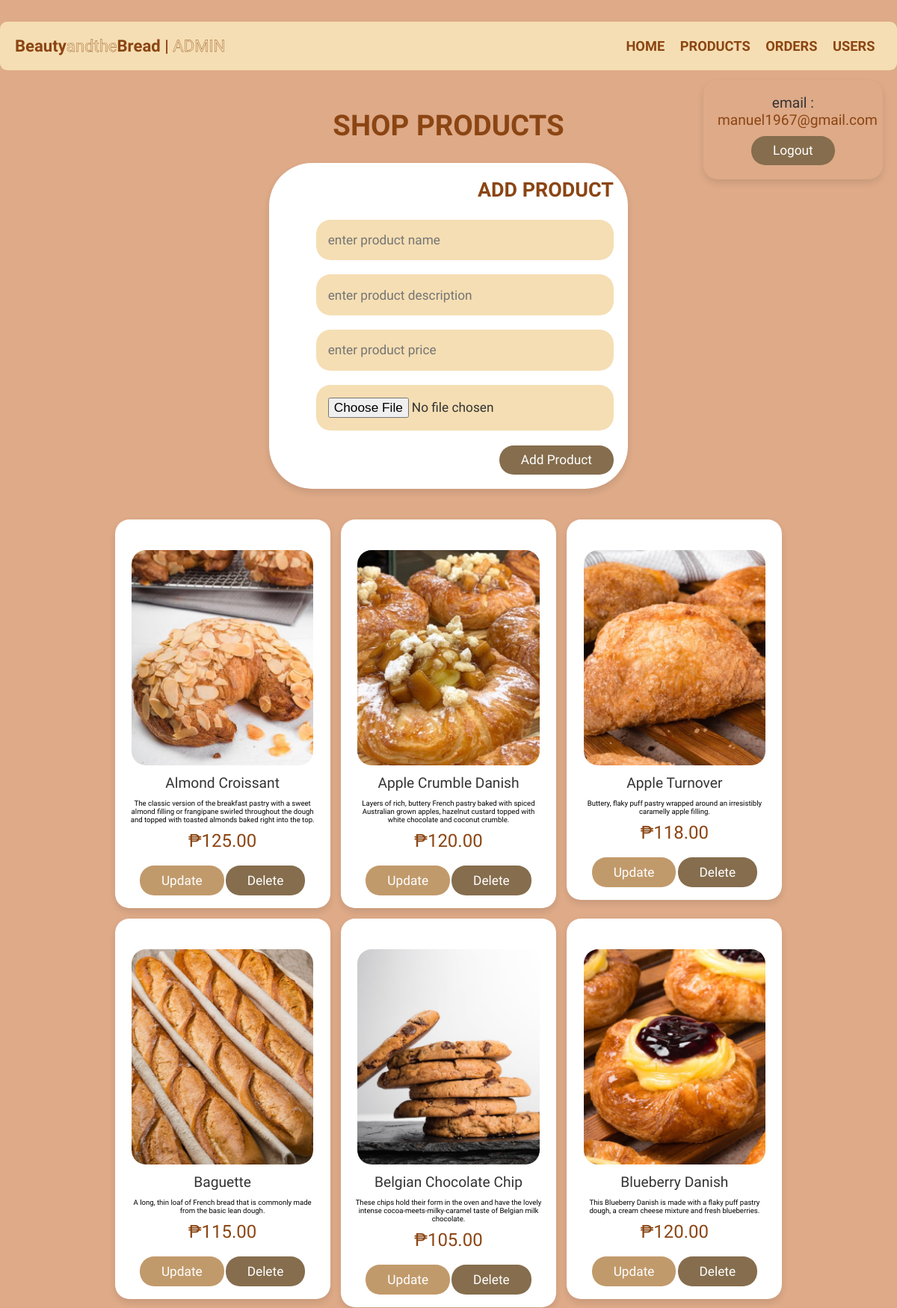
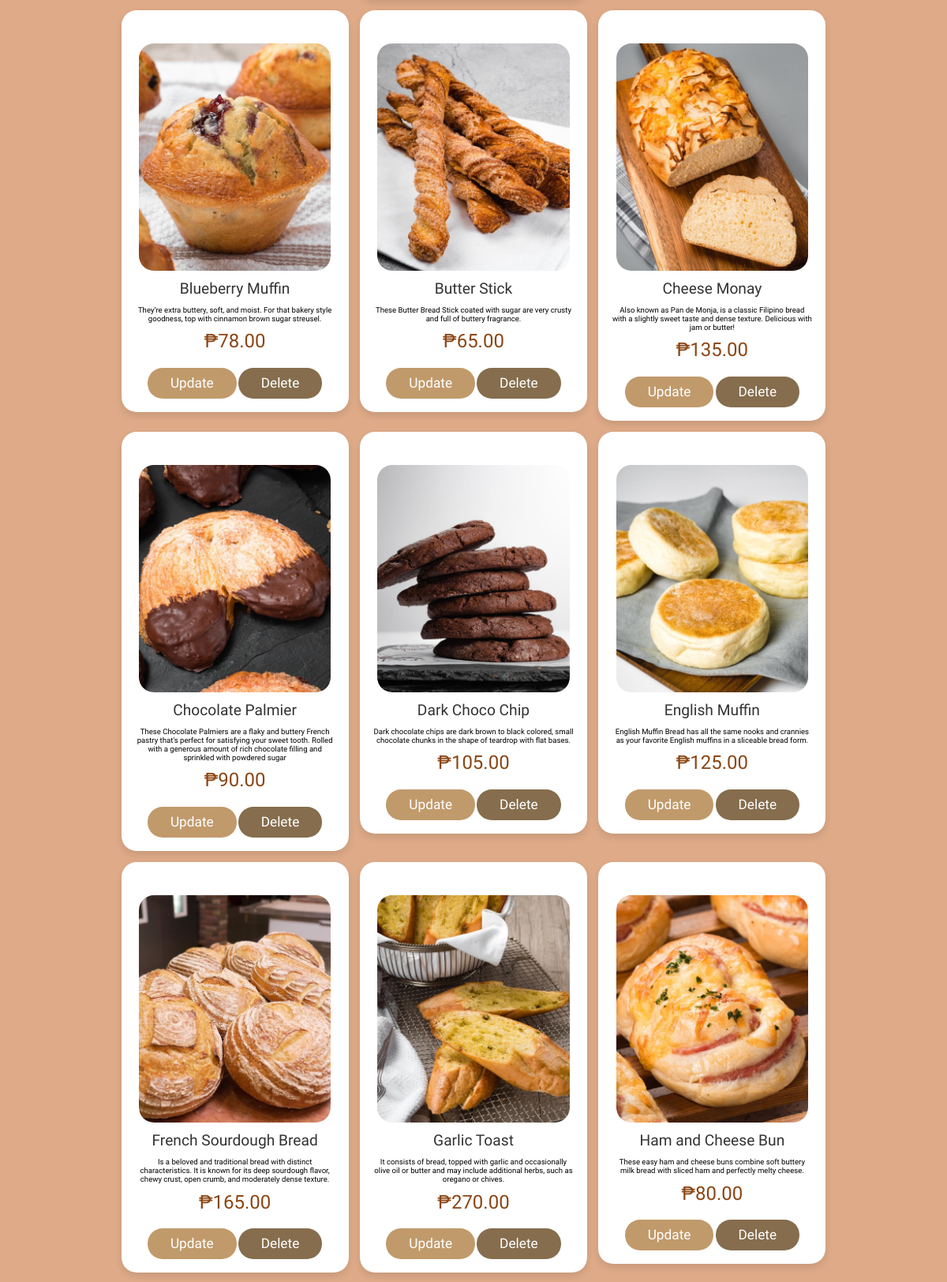
The app's page /admin_products.php (signed in, upper part) with its own data (2 pictures, top to bottom).
### tables this page shows
CREATE TABLE `products` (
  `id` int(100) NOT NULL,
  `name` varchar(100) NOT NULL,
  `description` varchar(200) NOT NULL,
  `price` decimal(10,2) NOT NULL,
  `image` varchar(100) NOT NULL
);

### admin_products.php (the view, shortened to what this page needs)
<?php
include 'config.php';
?>
<!DOCTYPE html>
<html lang="en">
<head>
   <link rel="stylesheet" href="https://cdnjs.cloudflare.com/ajax/libs/font-awesome/6.0.0/css/all.min.css">
   <link rel="stylesheet" href="css/admin_style.css">
</head>
<body>
<?php include 'admin_header.php'; ?>
<section class="add-products">
   <h1 class="title">shop products</h1>
   <form action="" method="post" enctype="multipart/form-data">
      <h3>add product</h3>
      <input type="text" name="name" class="box" placeholder="enter product name" required>
      <input type="text" name="description" class="box" placeholder="enter product description" required>
      <input type="number" min="0" name="price" class="box" placeholder="enter product price" required>
      <input type="file" name="image" accept="image/jpg, image/jpeg, image/png" class="box" required>
      <input type="submit" value="add product" name="add_product" class="btn">
   </form>
</section>
<section class="show-products">
   <div class="box-container">
      <?php
         $select_products = mysqli_query($conn, "SELECT * FROM `products`") or die('query failed');
         if(mysqli_num_rows($select_products) > 0){
            while($fetch_products = mysqli_fetch_assoc($select_products)){
      ?>
      <div class="box">
         <img src="uploaded_img/<?php echo $fetch_products['image']; ?>" alt="">
         <div class="name"><?php echo $fetch_products['name']; ?></div>
         <div class="description"><?php echo $fetch_products['description']; ?></div>
         <div class="price">₱<?php echo $fetch_products['price']; ?></div>
         <a href="admin_products.php?update=<?php echo $fetch_products['id']; ?>" class="option-btn">update</a>
         <a href="admin_products.php?delete=<?php echo $fetch_products['id']; ?>" class="delete-btn" onclick="return confirm('delete this product?');">delete</a>
      </div>
      <?php
         }
      }else{
         echo '<p class="empty">no products added yet!</p>';
      }
      ?>
   </div>
</section>
</body>
</html>

### admin_header.php (shortened to what this page needs)
<header class="header">
   <div class="flex">
      <a href="admin_page.php" class="logo">Beauty<span>andthe</span>Bread | <span>ADMIN</span></a>
      <nav class="navbar">
         <a href="admin_page.php">HOME</a>
         <a href="admin_products.php">PRODUCTS</a>
         <a href="admin_orders.php">ORDERS</a>
         <a href="admin_users.php">USERS</a>
      </nav>
      <div class="account-box">
         <p>email : <span><?php echo $_SESSION['admin_email']; ?></span></p>
         <a href="admin_logout.php" class="delete-btn">logout</a>
      </div>
   </div>
</header>

### css/admin_style.css (style rules this page uses)
:root { --palebrown:#987654; --frenchbistre: #856d4d; --brown: #8b4513; --wheat: #f5deb3; --tumbleweed: #deaa88; --woodbrown: #c19a6b; --purple:#8e44ad; --red:#c0392b; --orange:#f39c12; --black:#333; --white:#fff; --light-color:#666; --light-white:#ccc; --light-bg:#f5f5f5; --border:.1rem solid var(--black); --box-shadow:0 .5rem 1rem rgba(0,0,0,.1); }
* { font-family: 'Belleza', sans-serif; margin:0; padding:0; box-sizing: border-box; outline: none; border:none; text-decoration: none; transition:all .2s linear; }
html { font-size: 60%; overflow-x: hidden; }
body { background-color: var(--tumbleweed); }
section { padding:0.3rem 2rem; }
.title { text-align: center; margin-bottom: 3rem; margin-top: 6rem; text-transform: uppercase; color:var(--brown); font-size: 4rem; font-weight:900; }
.btn, .option-btn, .delete-btn, .white-btn { display: inline-block; margin-top: 1rem; padding:1rem 3rem; cursor:grab; color:var(--white); font-size: 1.8rem; border-radius: 2rem; text-transform: capitalize; }
.white-btn, .btn { background-color: var(--frenchbistre); }
.option-btn { background-color: var(--woodbrown); }
.delete-btn { background-color: var(--frenchbistre); }
.header { position: relative; border-radius: 1rem; margin-bottom: 2rem; top: 3rem; left:0; right:0; z-index: 1000; background-color: var(--wheat); }
.header .flex { display: flex; align-items: center; padding: 20px; justify-content: space-between; position: relative; max-width: 1300px; margin:0 auto; }
.header .flex .logo { font-size: 2.3rem; font-weight: bolder; color:var(--brown); }
.header .flex .logo span { font-weight: lighter; color: white; font-size: 2.3rem; -webkit-text-stroke-width: 0.4px; -webkit-text-stroke-color: var(--brown); color: transparent; }
.header .flex .navbar a { margin:0 0.9rem; margin-right: 1rem; font-size: 1.9rem; color:var(--brown); font-weight: 900; }
.header .flex .account-box { position: absolute; top:120%; right:2rem; width: 25rem; box-shadow: var(--box-shadow); padding:2rem; text-align: center; border-radius: 2rem; border:none; display:inline-block; animation: fadeIn .2s linear; }
.header .flex .account-box p { font-size: 2rem; color:var(--black); margin-bottom: 1rem; }
.header .flex .account-box p span { color:var(--brown); }
.header .flex .account-box .delete-btn { margin-top: 0; }
.add-products form { background-color: var(--white); border-radius: 6rem; padding:2rem; text-align:right; box-shadow: var(--box-shadow); max-width: 50rem; margin:0 auto; }
.add-products form h3 { font-size: 2.8rem; text-transform: uppercase; color:var(--brown); margin-bottom: 1.5rem; }
.add-products form .box { width: 90%; background-color: var(--wheat); border-radius: 2rem; margin:1rem 0; padding:1.8rem 1.6rem; color:var(--black); font-size: 1.8rem; }
.show-products .box-container { display: grid; grid-template-columns: repeat(auto-fit, 30rem); justify-content: center; gap:1.5rem; max-width: 1200px; margin:0 auto; align-items: flex-start; }
.show-products { padding-top: 4rem; }
.show-products .box-container .box { text-align: center; padding:1.8rem; border-radius: 2rem; box-shadow: var(--box-shadow); background-color: var(--white); }
.show-products .box-container .box img { height: 30rem; margin-top: 2.5rem; border-radius: 2rem; }
.show-products .box-container .box .name { padding:1rem 0; font-size: 2rem; color:var(--black); }
.show-products .box-container .box .price { padding:1rem 0; font-size: 2.5rem; color:var(--brown); }

### records on screen
products: image (picture), name "Almond Croissant", description "The classic version of the breakfast pastry with a sweet almond filling or frangipane swirled throughout the dough and topped with toasted almonds baked right into the top.", price "125.00"
products: image (picture), name "Apple Crumble Danish", description "Layers of rich, buttery French pastry baked with spiced Australian grown apples, hazelnut custard topped with white chocolate and coconut crumble.", price "120.00"
products: image (picture), name "Apple Turnover", description "Buttery, flaky puff pastry wrapped around an irresistibly caramelly apple filling.", price "118.00"
products: image (picture), name "Baguette", description "A long, thin loaf of French bread that is commonly made from the basic lean dough.", price "115.00"
products: image (picture), name "Belgian Chocolate Chip", description "These chips hold their form in the oven and have the lovely intense cocoa-meets-milky-caramel taste of Belgian milk chocolate.", price "105.00"
products: image (picture), name "Blueberry Danish", description "This Blueberry Danish is made with a flaky puff pastry dough, a cream cheese mixture and fresh blueberries.", price "120.00"
products: image (picture), name "Blueberry Muffin", description "They’re extra buttery, soft, and moist. For that bakery style goodness, top with cinnamon brown sugar streusel.", price "78.00"
products: image (picture), name "Butter Stick", description "These Butter Bread Stick coated with sugar are very crusty and full of buttery fragrance.", price "65.00"
products: image (picture), name "Cheese Monay", description "Also known as Pan de Monja, is a classic Filipino bread with a slightly sweet taste and dense texture. Delicious with jam or butter!", price "135.00"
products: image (picture), name "Chocolate Palmier", description "These Chocolate Palmiers are a flaky and buttery French pastry that's perfect for satisfying your sweet tooth. Rolled with a generous amount of rich chocolate filling and sprinkled with powdered sugar", price "90.00"
products: image (picture), name "Dark Choco Chip", description "Dark chocolate chips are dark brown to black colored, small chocolate chunks in the shape of teardrop with flat bases.", price "105.00"
products: image (picture), name "English Muffin", description "English Muffin Bread has all the same nooks and crannies as your favorite English muffins in a sliceable bread form.", price "125.00"
products: image (picture), name "French Sourdough Bread", description "Is a beloved and traditional bread with distinct characteristics. It is known for its deep sourdough flavor, chewy crust, open crumb, and moderately dense texture.", price "165.00"
products: image (picture), name "Garlic Toast", description "It consists of bread, topped with garlic and occasionally olive oil or butter and may include additional herbs, such as oregano or chives.", price "270.00"
products: image (picture), name "Ham and Cheese Bun", description "These easy ham and cheese buns combine soft buttery milk bread with sliced ham and perfectly melty cheese.", price "80.00"

### other values on screen
$_SESSION['admin_email'] "manuel1967@gmail.com"
